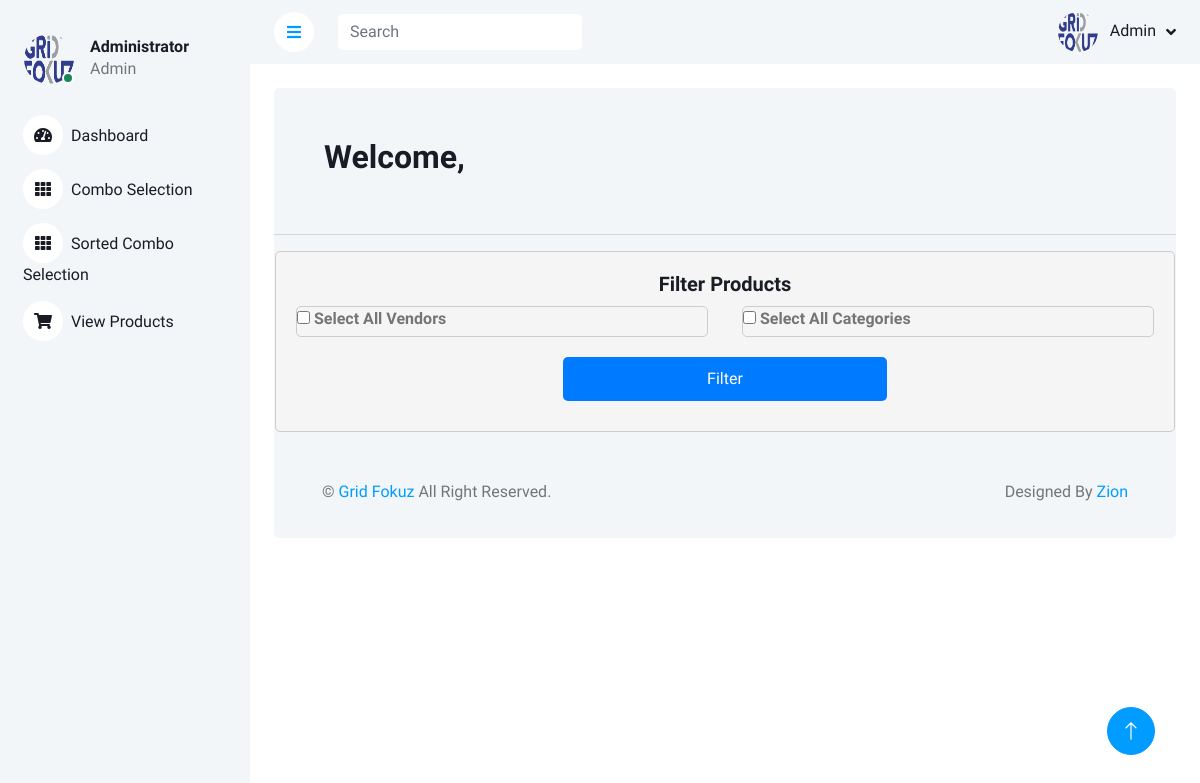
The app's page /employee_SortedCombo1 (signed in), older data.
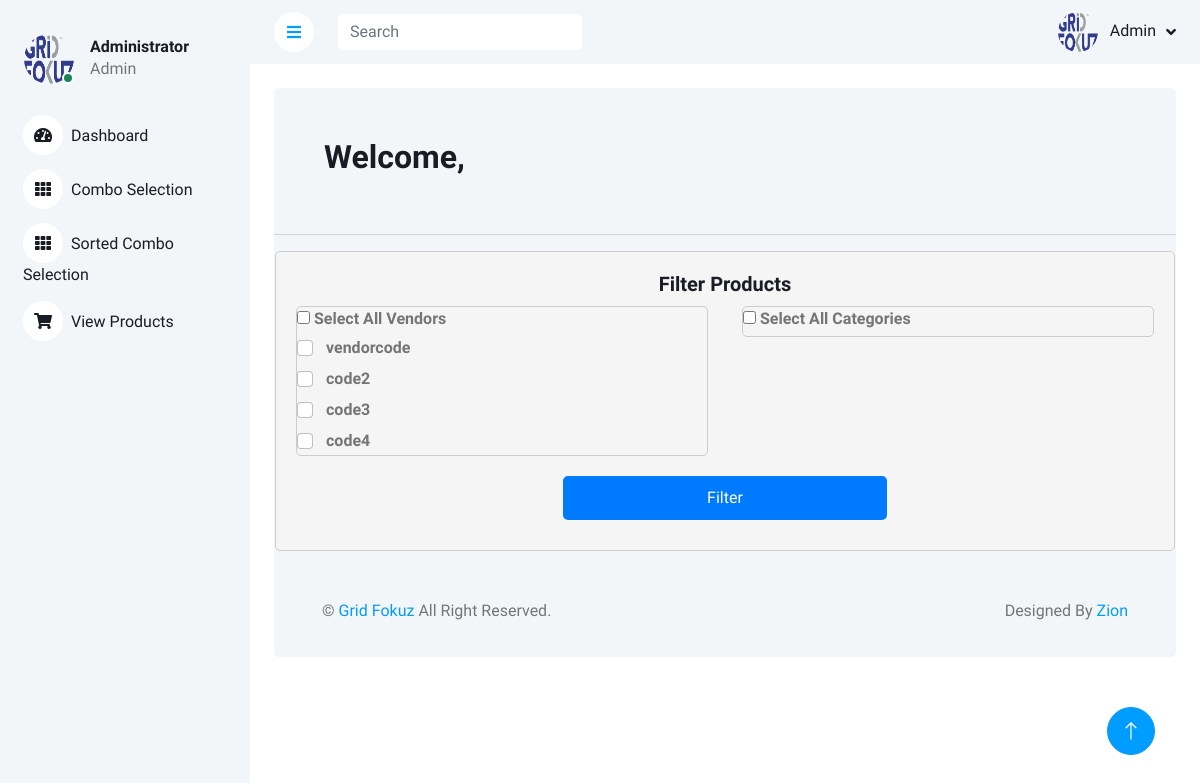
The same page, newer data.
### gridfokuzapp/models.py (models this page shows, shortened)
class AddVendors(models.Model):
    vendorname = models.CharField(max_length=30)
    ventorcode = models.CharField(max_length=30, null=True)

### gridfokuzapp/views.py (the view, shortened to what this page needs)
# urls.py: path("employee_SortedCombo1", views.employee_SortedCombo1, name="employee_SortedCombo1"),
def employee_SortedCombo1(request):
    if not request.user.is_authenticated:
        return redirect('Usrlogin')
    name = request.user
    is_admin = False
    user_groups = request.user.groups.values_list('name', flat=True)
    admin = list(user_groups)
    if admin[0] == "Admin":
        is_admin = True
    name = request.user
    vendors = AddVendors.objects.all()
    category = Category.objects.all()
    return render(request, "Employee/SortedCombo1.html", {"vendors":vendors, "category":category})

### templates/Employee/SortedCombo1.html (shortened to what the changed rows need)
<!DOCTYPE html>
{% load static %}
<html lang="en">
<head>
    <link href="https://cdnjs.cloudflare.com/ajax/libs/font-awesome/5.10.0/css/all.min.css" rel="stylesheet">
    <link href="https://cdn.jsdelivr.net/npm/bootstrap-icons@1.4.1/font/bootstrap-icons.css" rel="stylesheet">
    <link href="{% static 'lib/owlcarousel/assets/owl.carousel.min.css' %}" rel="stylesheet">
    <link href="{% static 'lib/tempusdominus/css/tempusdominus-bootstrap-4.min.css' %}" rel="stylesheet" />
    <link href="{% static 'css/bootstrap.min.css' %}" rel="stylesheet">
    <link href="{% static 'css/style.css' %}" rel="stylesheet">
</head>
<body>
    <div class="container-xxl position-relative bg-white d-flex p-0">
        <div class="content">
            <div class="container-fluid pt-4 px-4">
                <div class="row vh-300 bg-light rounded align-items-center justify-content-center mx-0">
                    <h2 style="text-align: left; padding:50px;">Welcome, </h2>
                    <div class="filter-form">
                        <form action="employee_SortedCombo1" method="post">
                            <div class="row">
                                <div class="column">
                                    <div class="scrollable-list">
                                        {% for vendor in vendors %}
                                        <div class="form-check">
                                            <input class="form-check-input vendor-checkbox" type="checkbox"
                                                name="vendor" id="vendor_{{ vendor.ventorcode }}"
                                                value="{{ vendor.vendorname }}">
                                            <label class="form-check-label" for="vendor_{{ vendor.ventorcode }}">{{vendor.ventorcode }}</label>
                                        </div>
                                        {% endfor %}
                                    </div>
                                </div>
                            </div>
                        </form>
                    </div>
                </div>
            </div>
</body>
</html>

Row changes from the older to the newer data that the page shows:
added AddVendors: ventorcode "vendorcode"
added AddVendors: ventorcode "code2"
added AddVendors: ventorcode "code3"
added AddVendors: ventorcode "code4"
